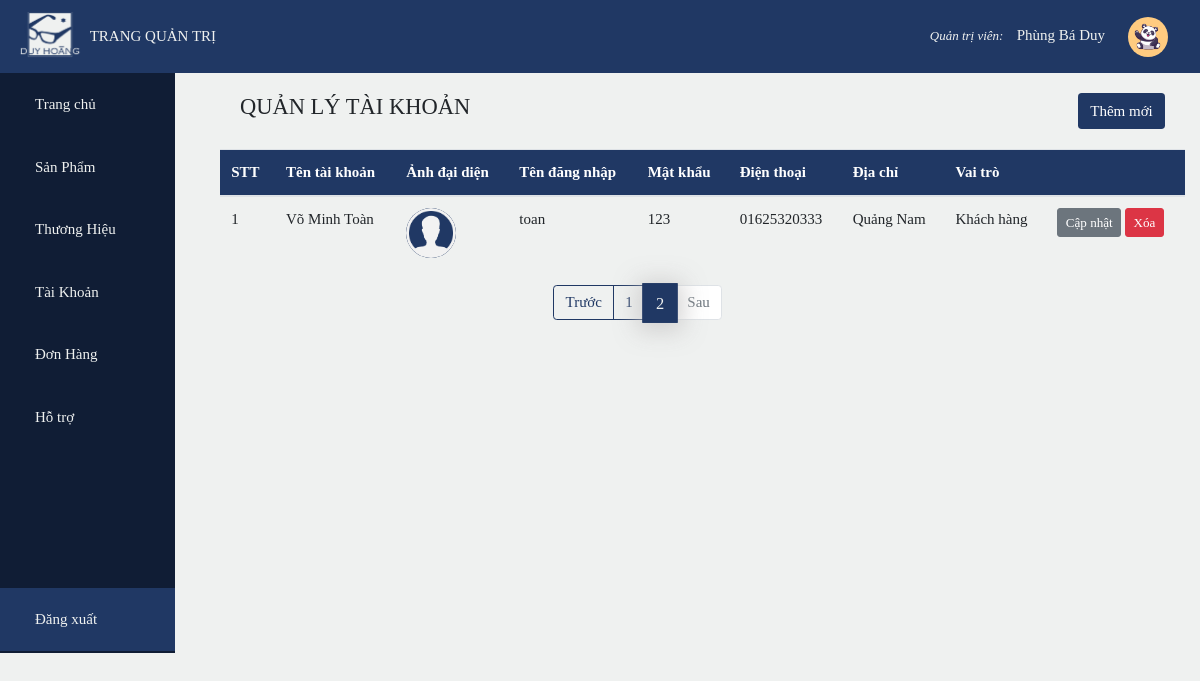
The app's page /admin/index.php?page=a&pg=2 (signed in), older data.
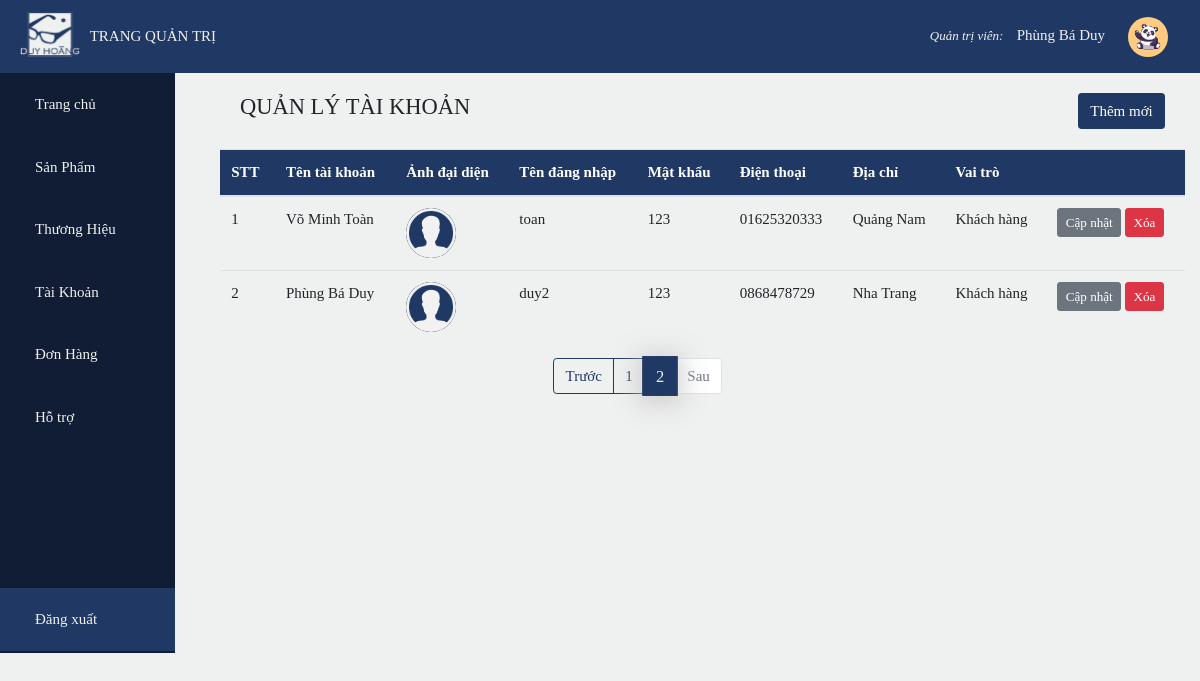
The same page, newer data.
### tables this page shows
CREATE TABLE `account` (
  `id` int(11) NOT NULL,
  `name` varchar(50) DEFAULT NULL,
  `username` varchar(50) DEFAULT NULL,
  `password` varchar(50) DEFAULT NULL,
  `admin` bit(1) DEFAULT NULL,
  `phone` varchar(20) DEFAULT NULL,
  `address` varchar(255) DEFAULT NULL,
  `image` varchar(50) DEFAULT 'avatar.png'
);

### admin/account/account.php (the view, shortened to what this page needs)
<?php
    require_once('../db_config/db_connect.php');
    $sql_qty = 'select count(id) as qty from brand';
    $result_qty = mysqli_query($conn,$sql_qty);
    $row = mysqli_fetch_array($result_qty);
    $total_Product = $row['qty'];
    $product_perPage = 5;
    $total_Page = ceil($total_Product / $product_perPage);
    if(isset($_GET['pg']))
        $current_Page = $_GET['pg'];
    $index = ($current_Page - 1)*$product_perPage;
    $sql = 'Select * from account limit '.$index.', '.$product_perPage.'';
    $result = mysqli_query($conn,$sql);
?>
<div class="container detail">
    <div class="top">
        <h4 class="text-color">QUẢN LÝ TÀI KHOẢN</h4>
        <a class="btn btn-color" href="#">Thêm mới</a>
    </div>
    <table class="table">
        <thead class="bg-color text-white">
            <tr>
                <th>STT</th>
                <th>Tên tài khoản</th>
                <th>Ảnh đại diện</th>
                <th>Tên đăng nhập</th>
                <th>Mật khẩu</th>
                <th>Điện thoại</th>
                <th>Địa chỉ</th>
                <th>Vai trò</th>
                <th colspan="2"></th>
            </tr>
        </thead>
        <tbody>
            <?php
                $i = 1;
                while($row = mysqli_fetch_array($result))
                {
                    echo '
                    <tr>
                        <td>'.$i++.'</td>
                        <td>'.$row['name'].'</td>
                        <td><img class="avt_user" src="../img/'.$row['image'].'"/></td>
                        <td>'.$row['username'].'</td>
                        <td>'.$row['password'].'</td>
                        <td>'.$row['phone'].'</td>
                        <td>'.$row['address'].'</td>';
                        if($row['admin']==1)
                            echo'<td>Quản trị</td>';
                        else echo '<td>Khách hàng</td>';
                        echo '
                        <td>
                            <a class="btn btn-sm btn-secondary" href="#">Cập nhật</a>
                            <a class="btn btn-sm btn-danger" href="#">Xóa</a>
                        </td>
                    </tr>';
                }
            ?>
        </tbody>
    </table>
</div>
<ul class="pagination mx-auto" style="width: 30%">
        <?php
            if($_GET['pg']>1)
                echo '
                <li class="page-item">
                    <a class="page-link" href="?page=a&pg='.($_GET['pg']-1).'">Trước</a>
                </li>';
            else echo '
                <li class="page-item disabled">
                    <a class="page-link" href="#">Trước</a>
                </li>';
            for($i=1;$i<=$total_Page;$i++)
            {
                if($i==$_GET['pg'])
                echo '
                <li class="page-item active">
                    <a class="page-link" href="?page=a&pg='.$i.'">'.$i.'<span class="sr-only">(current)</span></a>
                </li>';
                else echo '<li class="page-item"><a class="page-link" href="?page=a&pg='.$i.'">'.$i.'</a></li>';
            }
            if($_GET['pg']<$total_Page)
                echo '
                <li class="page-item">
                    <a class="page-link" href="?page=a&pg='.($_GET['pg']+1).'">Sau</a>
                </li>';
            else echo '
                <li class="page-item disabled">
                    <a class="page-link" href="#">Sau</a>
                </li>';
        ?>
</ul>

### admin/index.php (shortened to what this page needs)
<?php
    if(isset($_GET['page']))
        $page = $_GET['page'];
?>
<!doctype html>
<html lang="en">
  <head>
    <link rel="stylesheet" href="https://stackpath.bootstrapcdn.com/bootstrap/4.3.1/css/bootstrap.min.css">
    <link href="https://cdn.jsdelivr.net/gh/hung1001/font-awesome-pro@8af0edd/css/all.css" rel="stylesheet" type="text/css" />
    <link rel="stylesheet" href="style.css">
  </head>
  <body>
    <nav class="navbar navbar-expand-sm sticky-top" id="navbar">
        <a class="navbar-brand" href="index.php">
            <img height="25px" src="../img/logo2.png" id="logo">
            <span>TRANG QUẢN TRỊ</span>
        </a>
        <div class="collapse navbar-collapse menu" id="navbar_res">
            <ul class="navbar-nav ml-auto">
            <?php
                echo '
                <li class="nav-item">
                    <a class="nav-link active" id="navlink" href="#"><i id="qtv">Quản trị viên: </i>'.$_SESSION['name'].'<img class="avt ml-4" src="../img/'.$_SESSION['img'].'"></a>
                </li>
                ';
                ?>
            </ul>
        </div>
    </nav>
    <div class="row">
    <div class="col-2">
        <nav class="sidebar sticky-left">
            <ul style="list-style:none;" class="rounded">
                <li class=""><a href="index.php"><i class="fa fa-home"></i> Trang chủ</a></li>
                <li class=""><a href="index.php?page=p&pg=1"><i class="fas fa-glasses"></i>Sản Phẩm</a></li>
                <li class=""><a href="index.php?page=b&pg=1"><i class="fas fa-copyright"></i> Thương Hiệu</a></li>
                <li class=""><a href="index.php?page=a&pg=1"><i class="fa fa-user"></i> Tài Khoản</a></li>
                <li class=""><a href="index.php?page=o&pg=1"><i class="fas fa-box-open"></i> Đơn Hàng</a></li>
                <li class=""><a href="#"><i class="fa fa-question-circle"></i>Hỗ trợ</a></li>
                <li class="logout"><a href="../logout.php"><i class="fa fa-sign-out"></i> Đăng xuất</a></li>
            </ul>
        </nav>
    </div>
    <div class="col-10">
        <?php
            if(isset($page))
            {
                switch($page){
                    case 'a': include('account/account.php');break;
                }
            }
            else include('home.php');
        ?>
    </div>
    </div>
  </body>
</html>

### admin/style.css (style rules this page uses)
:root { --mainColor:#203864; --bgColor:#eff1f0; }
* { font-family: Bahnschrift Light; font-size: 15px; scroll-behavior: smooth; box-sizing: border-box; }
body { background-color: var(--bgColor); }
.avt { height: 40px !important; width: 40px !important; margin-right: 10px; border-radius: 50%; }
.avt_user { height: 50px !important; width: 50px !important; border-radius: 50%; background-color: #203864 !important; }
#qtv { font-size: 13px; margin-right: 10px; }
.navbar { background-color: var(--mainColor); }
span { color: var(--bgColor); font-size: 15px; }
.nav-item { margin-left: 15px; }
.nav-link { text-decoration: none; color: var(--bgColor); }
.submenu li a,span { text-decoration: none; }
.sidebar { margin-left: 0px; height: 580px; background-color: #101d35; }
.sidebar ul { padding-left: 0; }
.logout a { margin-top: 140px; background-color: var(--mainColor) !important; }
i { font-size: 15px; margin-right: 15px; }
.sidebar ul li a { color: var(--bgColor); display: block; padding: 20px; text-decoration: none; background-color: #101d35; }
.page-item.active .page-link { color: var(--bgColor); background-color: var(--mainColor); border-color: var(--mainColor); -webkit-box-shadow: 0px 3px 21px 5px rgba(202, 201, 201, 0.81); box-shadow: 0px 3px 21px 5px rgba(202, 201, 201, 0.81); transform: scale(1.1,1.1); }
.page-link { background-color:var(--bgColor); color: var(--mainColor); border-color: var(--mainColor); }
.bg-color { background-color: var(--mainColor); }
.btn-color { color: white; background-color: var(--mainColor); }
img { max-width: 70px !important; height: auto; }
.top { display: flex; padding: 20px; justify-content: space-between; }

Row changes from the older to the newer data that the page shows:
added account: name "Phùng Bá Duy", image (placeholder picture), username "duy2", password "123", phone "0868478729", address "Nha Trang", shows "Khách hàng"
